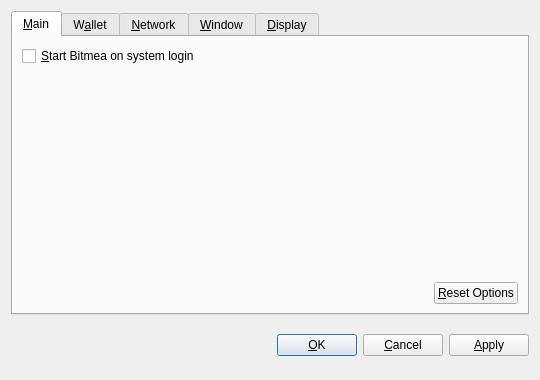
<?xml version="1.0" encoding="UTF-8"?>
<ui version="4.0">
 <class>OptionsDialog</class>
 <widget class="QDialog" name="OptionsDialog">
  <property name="geometry">
   <rect>
    <x>0</x>
    <y>0</y>
    <width>540</width>
    <height>380</height>
   </rect>
  </property>
  <property name="windowTitle">
   <string>Options</string>
  </property>
  <property name="modal">
   <bool>true</bool>
  </property>
  <layout class="QVBoxLayout" name="verticalLayout">
   <item>
    <widget class="QTabWidget" name="tabWidget">
     <property name="tabPosition">
      <enum>QTabWidget::North</enum>
     </property>
     <property name="currentIndex">
      <number>0</number>
     </property>
     <widget class="QWidget" name="tabMain">
      <attribute name="title">
       <string>&amp;Main</string>
      </attribute>
      <layout class="QVBoxLayout" name="verticalLayout_Main">
       <item>
        <widget class="QCheckBox" name="bitcoinAtStartup">
         <property name="toolTip">
          <string>Automatically start Bitmea after logging in to the system.</string>
         </property>
         <property name="text">
          <string>&amp;Start Bitmea on system login</string>
         </property>
        </widget>
       </item>
       <item>
        <spacer name="verticalSpacer_Main">
         <property name="orientation">
          <enum>Qt::Vertical</enum>
         </property>
         <property name="sizeHint" stdset="0">
          <size>
           <width>20</width>
           <height>40</height>
          </size>
         </property>
        </spacer>
       </item>
       <item>
        <layout class="QHBoxLayout" name="horizontalLayout_2_Main">
         <item>
          <spacer name="horizontalSpacer_2_Main">
           <property name="orientation">
            <enum>Qt::Horizontal</enum>
           </property>
           <property name="sizeHint" stdset="0">
            <size>
             <width>40</width>
             <height>20</height>
            </size>
           </property>
          </spacer>
         </item>
         <item>
          <widget class="QPushButton" name="resetButton">
           <property name="toolTip">
            <string>Reset all client options to default.</string>
           </property>
           <property name="text">
            <string>&amp;Reset Options</string>
           </property>
           <property name="autoDefault">
            <bool>false</bool>
           </property>
          </widget>
         </item>
        </layout>
       </item>
      </layout>
     </widget>
     <widget class="QWidget" name="tabWallet">
      <attribute name="title">
       <string>W&amp;allet</string>
      </attribute>
      <layout class="QVBoxLayout" name="verticalLayout_Network">
       <item>
        <widget class="QLabel" name="transactionFeeInfoLabel">
         <property name="text">
          <string>Optional transaction fee per kB that helps make sure your transactions are processed quickly. Most transactions are 1 kB.</string>
         </property>
         <property name="textFormat">
          <enum>Qt::PlainText</enum>
         </property>
         <property name="wordWrap">
          <bool>true</bool>
         </property>
        </widget>
       </item>
       <item>
        <layout class="QHBoxLayout" name="horizontalLayout_1_Main">
         <item>
          <widget class="QLabel" name="transactionFeeLabel">
           <property name="text">
            <string>Pay transaction &amp;fee</string>
           </property>
           <property name="textFormat">
            <enum>Qt::PlainText</enum>
           </property>
           <property name="buddy">
            <cstring>transactionFee</cstring>
           </property>
          </widget>
         </item>
         <item>
          <widget class="BitcoinAmountField" name="transactionFee"/>
         </item>
         <item>
          <spacer name="horizontalSpacer_1_Main">
           <property name="orientation">
            <enum>Qt::Horizontal</enum>
           </property>
           <property name="sizeHint" stdset="0">
            <size>
             <width>40</width>
             <height>20</height>
            </size>
           </property>
          </spacer>
         </item>
        </layout>
       </item>
       <item>
        <widget class="QLabel" name="label">
         <property name="text">
          <string>If you disable the spending of unconfirmed change, the change from a transaction cannot be used until that transaction has at least one confirmation. This also affects how your balance is computed.</string>
         </property>
         <property name="wordWrap">
          <bool>true</bool>
         </property>
        </widget>
       </item>
       <item>
        <widget class="QCheckBox" name="spendZeroConfChange">
         <property name="text">
          <string>Spend unconfirmed change  (experts only)</string>
         </property>
        </widget>
       </item>
       <item>
        <spacer name="verticalSpacer">
         <property name="orientation">
          <enum>Qt::Vertical</enum>
         </property>
         <property name="sizeHint" stdset="0">
          <size>
           <width>20</width>
           <height>40</height>
          </size>
         </property>
        </spacer>
       </item>
      </layout>
     </widget>
     <widget class="QWidget" name="tabNetwork">
      <attribute name="title">
       <string>&amp;Network</string>
      </attribute>
      <layout class="QVBoxLayout" name="verticalLayout_Network">
       <item>
        <widget class="QCheckBox" name="mapPortUpnp">
         <property name="toolTip">
          <string>Automatically open the Bitmea client port on the router. This only works when your router supports UPnP and it is enabled.</string>
         </property>
         <property name="text">
          <string>Map port using &amp;UPnP</string>
         </property>
        </widget>
       </item>
       <item>
        <widget class="QCheckBox" name="connectSocks">
         <property name="toolTip">
          <string>Connect to the Bitmea network through a SOCKS proxy (e.g. when connecting through Tor).</string>
         </property>
         <property name="text">
          <string>&amp;Connect through SOCKS proxy:</string>
         </property>
        </widget>
       </item>
       <item>
        <layout class="QHBoxLayout" name="horizontalLayout_Network">
         <item>
          <widget class="QLabel" name="proxyIpLabel">
           <property name="text">
            <string>Proxy &amp;IP:</string>
           </property>
           <property name="textFormat">
            <enum>Qt::PlainText</enum>
           </property>
           <property name="buddy">
            <cstring>proxyIp</cstring>
           </property>
          </widget>
         </item>
         <item>
          <widget class="QValidatedLineEdit" name="proxyIp">
           <property name="maximumSize">
            <size>
             <width>140</width>
             <height>16777215</height>
            </size>
           </property>
           <property name="toolTip">
            <string>IP address of the proxy (e.g. 127.0.0.1)</string>
           </property>
          </widget>
         </item>
         <item>
          <widget class="QLabel" name="proxyPortLabel">
           <property name="text">
            <string>&amp;Port:</string>
           </property>
           <property name="textFormat">
            <enum>Qt::PlainText</enum>
           </property>
           <property name="buddy">
            <cstring>proxyPort</cstring>
           </property>
          </widget>
         </item>
         <item>
          <widget class="QLineEdit" name="proxyPort">
           <property name="maximumSize">
            <size>
             <width>55</width>
             <height>16777215</height>
            </size>
           </property>
           <property name="toolTip">
            <string>Port of the proxy (e.g. 9050)</string>
           </property>
          </widget>
         </item>
         <item>
          <widget class="QLabel" name="socksVersionLabel">
           <property name="text">
            <string>SOCKS &amp;Version:</string>
           </property>
           <property name="textFormat">
            <enum>Qt::PlainText</enum>
           </property>
           <property name="buddy">
            <cstring>socksVersion</cstring>
           </property>
          </widget>
         </item>
         <item>
          <widget class="QValueComboBox" name="socksVersion">
           <property name="toolTip">
            <string>SOCKS version of the proxy (e.g. 5)</string>
           </property>
          </widget>
         </item>
         <item>
          <spacer name="horizontalSpacer_Network">
           <property name="orientation">
            <enum>Qt::Horizontal</enum>
           </property>
           <property name="sizeHint" stdset="0">
            <size>
             <width>40</width>
             <height>20</height>
            </size>
           </property>
          </spacer>
         </item>
        </layout>
       </item>
       <item>
        <spacer name="verticalSpacer_Network">
         <property name="orientation">
          <enum>Qt::Vertical</enum>
         </property>
         <property name="sizeHint" stdset="0">
          <size>
           <width>20</width>
           <height>40</height>
          </size>
         </property>
        </spacer>
       </item>
      </layout>
     </widget>
     <widget class="QWidget" name="tabWindow">
      <attribute name="title">
       <string>&amp;Window</string>
      </attribute>
      <layout class="QVBoxLayout" name="verticalLayout_Window">
       <item>
        <widget class="QCheckBox" name="minimizeToTray">
         <property name="toolTip">
          <string>Show only a tray icon after minimizing the window.</string>
         </property>
         <property name="text">
          <string>&amp;Minimize to the tray instead of the taskbar</string>
         </property>
        </widget>
       </item>
       <item>
        <widget class="QCheckBox" name="minimizeOnClose">
         <property name="toolTip">
          <string>Minimize instead of exit the application when the window is closed. When this option is enabled, the application will be closed only after selecting Quit in the menu.</string>
         </property>
         <property name="text">
          <string>M&amp;inimize on close</string>
         </property>
        </widget>
       </item>
       <item>
        <spacer name="verticalSpacer_Window">
         <property name="orientation">
          <enum>Qt::Vertical</enum>
         </property>
         <property name="sizeHint" stdset="0">
          <size>
           <width>20</width>
           <height>40</height>
          </size>
         </property>
        </spacer>
       </item>
      </layout>
     </widget>
     <widget class="QWidget" name="tabDisplay">
      <attribute name="title">
       <string>&amp;Display</string>
      </attribute>
      <layout class="QVBoxLayout" name="verticalLayout_Display">
       <item>
        <layout class="QHBoxLayout" name="horizontalLayout_1_Display">
         <item>
          <widget class="QLabel" name="langLabel">
           <property name="text">
            <string>User Interface &amp;language:</string>
           </property>
           <property name="textFormat">
            <enum>Qt::PlainText</enum>
           </property>
           <property name="buddy">
            <cstring>lang</cstring>
           </property>
          </widget>
         </item>
         <item>
          <widget class="QValueComboBox" name="lang">
           <property name="toolTip">
            <string>The user interface language can be set here. This setting will take effect after restarting Bitmea.</string>
           </property>
          </widget>
         </item>
        </layout>
       </item>
       <item>
        <layout class="QHBoxLayout" name="horizontalLayout_2_Display">
         <item>
          <widget class="QLabel" name="unitLabel">
           <property name="text">
            <string>&amp;Unit to show amounts in:</string>
           </property>
           <property name="textFormat">
            <enum>Qt::PlainText</enum>
           </property>
           <property name="buddy">
            <cstring>unit</cstring>
           </property>
          </widget>
         </item>
         <item>
          <widget class="QValueComboBox" name="unit">
           <property name="toolTip">
            <string>Choose the default subdivision unit to show in the interface and when sending coins.</string>
           </property>
          </widget>
         </item>
        </layout>
       </item>
       <item>
        <widget class="QCheckBox" name="displayAddresses">
         <property name="toolTip">
          <string>Whether to show Bitmea addresses in the transaction list or not.</string>
         </property>
         <property name="text">
          <string>&amp;Display addresses in transaction list</string>
         </property>
        </widget>
       </item>
       <item>
        <widget class="QCheckBox" name="coinControlFeatures">
         <property name="toolTip">
          <string>Whether to show coin control features or not.</string>
         </property>
         <property name="text">
          <string>Display coin &amp;control features (experts only!)</string>
         </property>
        </widget>
       </item>
       <item>
        <spacer name="verticalSpacer_Display">
         <property name="orientation">
          <enum>Qt::Vertical</enum>
         </property>
         <property name="sizeHint" stdset="0">
          <size>
           <width>20</width>
           <height>40</height>
          </size>
         </property>
        </spacer>
       </item>
      </layout>
     </widget>
    </widget>
   </item>
   <item>
    <layout class="QHBoxLayout" name="horizontalLayout_Buttons">
     <item>
      <spacer name="horizontalSpacer_1">
       <property name="orientation">
        <enum>Qt::Horizontal</enum>
       </property>
       <property name="sizeHint" stdset="0">
        <size>
         <width>40</width>
         <height>48</height>
        </size>
       </property>
      </spacer>
     </item>
     <item>
      <widget class="QLabel" name="statusLabel">
       <property name="font">
        <font>
         <weight>75</weight>
         <bold>true</bold>
        </font>
       </property>
       <property name="text">
        <string/>
       </property>
       <property name="textFormat">
        <enum>Qt::PlainText</enum>
       </property>
       <property name="wordWrap">
        <bool>true</bool>
       </property>
      </widget>
     </item>
     <item>
      <spacer name="horizontalSpacer_2">
       <property name="orientation">
        <enum>Qt::Horizontal</enum>
       </property>
       <property name="sizeHint" stdset="0">
        <size>
         <width>40</width>
         <height>48</height>
        </size>
       </property>
      </spacer>
     </item>
     <item>
      <widget class="QPushButton" name="okButton">
       <property name="text">
        <string>&amp;OK</string>
       </property>
      </widget>
     </item>
     <item>
      <widget class="QPushButton" name="cancelButton">
       <property name="text">
        <string>&amp;Cancel</string>
       </property>
       <property name="autoDefault">
        <bool>false</bool>
       </property>
      </widget>
     </item>
     <item>
      <widget class="QPushButton" name="applyButton">
       <property name="text">
        <string>&amp;Apply</string>
       </property>
       <property name="autoDefault">
        <bool>false</bool>
       </property>
      </widget>
     </item>
    </layout>
   </item>
  </layout>
 </widget>
 <customwidgets>
  <customwidget>
   <class>BitcoinAmountField</class>
   <extends>QSpinBox</extends>
   <header>bitcoinamountfield.h</header>
  </customwidget>
  <customwidget>
   <class>QValueComboBox</class>
   <extends>QComboBox</extends>
   <header>qvaluecombobox.h</header>
  </customwidget>
  <customwidget>
   <class>QValidatedLineEdit</class>
   <extends>QLineEdit</extends>
   <header>qvalidatedlineedit.h</header>
  </customwidget>
 </customwidgets>
 <resources/>
 <connections/>
</ui>
